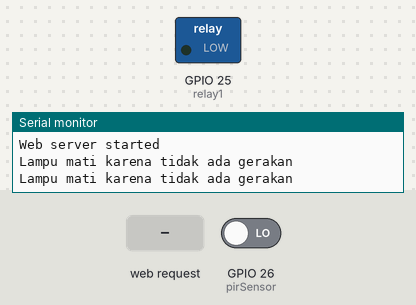
The sketch below on a simulated ESP32. Shown: switched loads named in the sketch (green lamp = pin HIGH), the last lines printed to the serial monitor. Inputs (shaded band) come from the test bench; at power-on: GPIO 26 (pirSensor) LOW. WiFi joins after 1.5 s; servers stay silent unless stated.

Above: at 3.2 s.
3.3 s: GPIO 26 (pirSensor) driven HIGH
At 5.4 s:
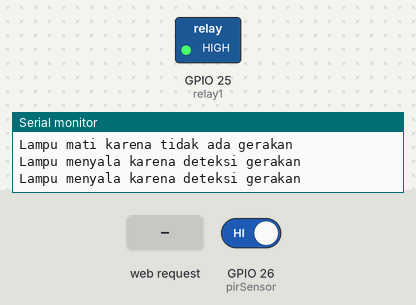
7.5 s: HTTP request GET /manual_off received
At 8.5 s:
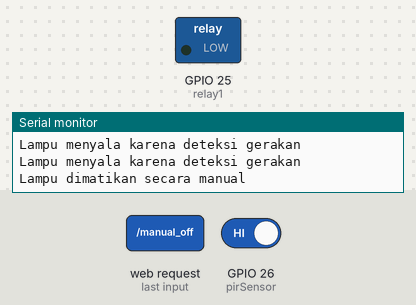
9.5 s: HTTP request GET /set_auto received
At 11.2 s:
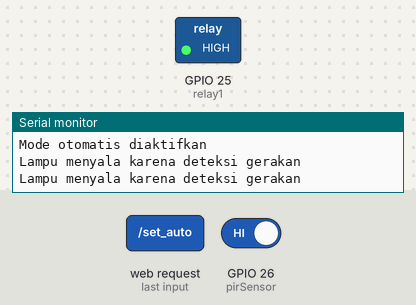
11.5 s: GPIO 26 (pirSensor) driven LOW
At 12.8 s:
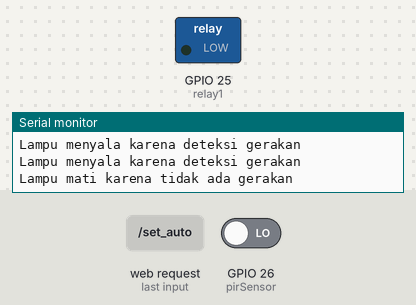
Timing chart, 0 to 14.5 s (numbered marks = the images above; inputs shaded):
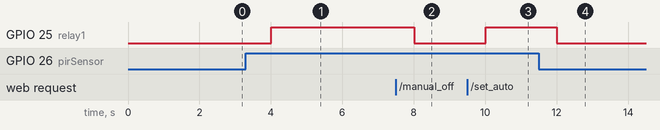

Measured:
- after the input at 3.3 s, GPIO 25 (relay1): LOW → HIGH after 0.71 s
- after the input at 7.5 s, GPIO 25 (relay1): HIGH → LOW after 0.51 s
- after the input at 9.5 s, GPIO 25 (relay1): LOW → HIGH after 0.51 s
- after the input at 11.5 s, GPIO 25 (relay1): HIGH → LOW after 0.51 s

The sketch:

program_mikrokontroller.ino
```cpp
#include <WiFi.h>
#include <WiFiClient.h>
#include <WebServer.h>

const char* WIFI_SSID = "panca";
const char* WIFI_PASSWORD = "12345678910";

const int relay1 = 25;  // Pin yang digunakan untuk mengendalikan lampu
const int pirSensor = 26;  // Pin yang digunakan untuk sensor PIR
bool isAutoMode = true;  // Mengatur mode default ke otomatis

WebServer server(80);

void setup() {
  Serial.begin(115200);

  pinMode(relay1, OUTPUT);
  pinMode(pirSensor, INPUT);
  digitalWrite(relay1, LOW);  // Lampu off secara default

  // Menghubungkan ke WiFi
  WiFi.begin(WIFI_SSID, WIFI_PASSWORD);
  while (WiFi.status() != WL_CONNECTED) {
    delay(1000);
    Serial.println("Connecting to WiFi...");
  }
  Serial.println("Connected to WiFi");

  // Mengatur server web
  server.on("/", handleRoot);             // Halaman utama untuk kontrol lampu
  server.on("/manual_on", handleManualOn);  // Endpoint untuk menyalakan lampu secara manual
  server.on("/manual_off", handleManualOff);  // Endpoint untuk mematikan lampu secara manual
  server.on("/set_auto", handleSetAuto);    // Endpoint untuk mengatur mode otomatis
  server.begin();
  Serial.println("Web server started");
}

void loop() {
  server.handleClient();  // Menangani permintaan dari web server

  // Mode otomatis menggunakan sensor PIR
  if (isAutoMode) {
    int pirStatus = digitalRead(pirSensor);  // Membaca status sensor PIR
    if (pirStatus == HIGH) {
      digitalWrite(relay1, HIGH);  // Nyalakan lampu saat ada gerakan
      Serial.println("Lampu menyala karena deteksi gerakan");
    } else {
      digitalWrite(relay1, LOW);  // Matikan lampu saat tidak ada gerakan
      Serial.println("Lampu mati karena tidak ada gerakan");
    }
  }

  delay(1000);
}

// Fungsi untuk halaman utama
void handleRoot() {
  String html = "<html><body><h1>Kontrol Lampu</h1>";
  html += "<p><a href=\"/manual_on\">Nyalakan Lampu (Manual)</a></p>";
  html += "<p><a href=\"/manual_off\">Matikan Lampu (Manual)</a></p>";
  html += "<p><a href=\"/set_auto\">Mode Otomatis</a></p>";
  html += "</body></html>";
  server.send(200, "text/html", html);
}

// Fungsi untuk mengaktifkan lampu secara manual
void handleManualOn() {
  isAutoMode = false;  // Matikan mode otomatis
  digitalWrite(relay1, HIGH);  // Nyalakan lampu
  server.send(200, "text/html", "<html><body><h1>Lampu Dinyalakan Secara Manual</h1><a href=\"/\">Kembali</a></body></html>");
  Serial.println("Lampu dinyalakan secara manual");
}

// Fungsi untuk mematikan lampu secara manual
void handleManualOff() {
  isAutoMode = false;  // Matikan mode otomatis
  digitalWrite(relay1, LOW);  // Matikan lampu
  server.send(200, "text/html", "<html><body><h1>Lampu Dimatikan Secara Manual</h1><a href=\"/\">Kembali</a></body></html>");
  Serial.println("Lampu dimatikan secara manual");
}

// Fungsi untuk mengaktifkan mode otomatis
void handleSetAuto() {
  isAutoMode = true;  // Aktifkan mode otomatis
  server.send(200, "text/html", "<html><body><h1>Mode Otomatis Diaktifkan</h1><a href=\"/\">Kembali</a></body></html>");
  Serial.println("Mode otomatis diaktifkan");
}
```
